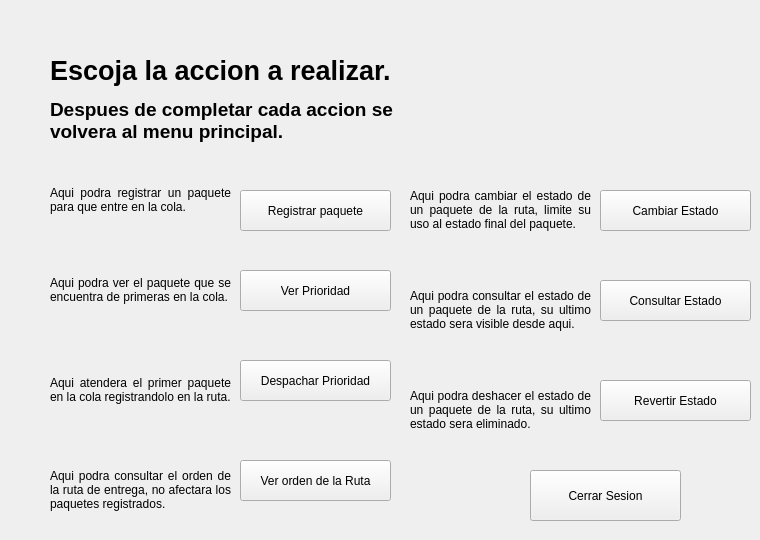
      <widget class="QWidget" name="pag1Principal">
       <widget class="QLabel" name="label_5">
        <property name="geometry">
         <rect>
          <x>50</x>
          <y>50</y>
          <width>391</width>
          <height>41</height>
         </rect>
        </property>
        <property name="text">
         <string>&lt;html&gt;&lt;head/&gt;&lt;body&gt;&lt;p&gt;&lt;span style=&quot; font-size:20pt; font-weight:700;&quot;&gt;Escoja la accion a realizar.&lt;/span&gt;&lt;/p&gt;&lt;/body&gt;&lt;/html&gt;</string>
        </property>
       </widget>
       <widget class="QLabel" name="label_6">
        <property name="geometry">
         <rect>
          <x>50</x>
          <y>90</y>
          <width>371</width>
          <height>61</height>
         </rect>
        </property>
        <property name="text">
         <string>&lt;html&gt;&lt;head/&gt;&lt;body&gt;&lt;p&gt;&lt;span style=&quot; font-size:14pt; font-weight:700;&quot;&gt;Despues de completar cada accion se volvera al menu principal.&lt;/span&gt;&lt;/p&gt;&lt;/body&gt;&lt;/html&gt;</string>
        </property>
        <property name="textFormat">
         <enum>Qt::TextFormat::RichText</enum>
        </property>
        <property name="wordWrap">
         <bool>true</bool>
        </property>
       </widget>
       <widget class="QLabel" name="label_7">
        <property name="geometry">
         <rect>
          <x>570</x>
          <y>10</y>
          <width>161</width>
          <height>151</height>
         </rect>
        </property>
        <property name="text">
         <string/>
        </property>
        <property name="pixmap">
         <pixmap resource="Recursos.qrc">:/logo.png</pixmap>
        </property>
        <property name="scaledContents">
         <bool>true</bool>
        </property>
       </widget>
       <widget class="QPushButton" name="btnRegistrar">
        <property name="geometry">
         <rect>
          <x>240</x>
          <y>190</y>
          <width>151</width>
          <height>41</height>
         </rect>
        </property>
        <property name="mouseTracking">
         <bool>false</bool>
        </property>
        <property name="text">
         <string>Registrar paquete</string>
        </property>
       </widget>
       <widget class="QLabel" name="label_8">
        <property name="geometry">
         <rect>
          <x>50</x>
          <y>170</y>
          <width>181</width>
          <height>61</height>
         </rect>
        </property>
        <property name="layoutDirection">
         <enum>Qt::LayoutDirection::LeftToRight</enum>
        </property>
        <property name="text">
         <string>&lt;html&gt;&lt;head/&gt;&lt;body&gt;&lt;p align=&quot;justify&quot;&gt;Aqui podra registrar un paquete para que entre en la cola.&lt;/p&gt;&lt;/body&gt;&lt;/html&gt;</string>
        </property>
        <property name="wordWrap">
         <bool>true</bool>
        </property>
       </widget>
       <widget class="QLabel" name="label_18">
        <property name="geometry">
         <rect>
          <x>50</x>
          <y>250</y>
          <width>181</width>
          <height>81</height>
         </rect>
        </property>
        <property name="layoutDirection">
         <enum>Qt::LayoutDirection::LeftToRight</enum>
        </property>
        <property name="text">
         <string>&lt;html&gt;&lt;head/&gt;&lt;body&gt;&lt;p align=&quot;justify&quot;&gt;Aqui podra ver el paquete que se encuentra de primeras en la cola.&lt;/p&gt;&lt;/body&gt;&lt;/html&gt;</string>
        </property>
        <property name="wordWrap">
         <bool>true</bool>
        </property>
       </widget>
       <widget class="QPushButton" name="btnVerPrioridad">
        <property name="geometry">
         <rect>
          <x>240</x>
          <y>270</y>
          <width>151</width>
          <height>41</height>
         </rect>
        </property>
        <property name="text">
         <string>Ver Prioridad</string>
        </property>
       </widget>
       <widget class="QLabel" name="label_19">
        <property name="geometry">
         <rect>
          <x>50</x>
          <y>350</y>
          <width>181</width>
          <height>81</height>
         </rect>
        </property>
        <property name="layoutDirection">
         <enum>Qt::LayoutDirection::LeftToRight</enum>
        </property>
        <property name="text">
         <string>&lt;html&gt;&lt;head/&gt;&lt;body&gt;&lt;p align=&quot;justify&quot;&gt;Aqui atendera el primer paquete en la cola registrandolo en la ruta.&lt;/p&gt;&lt;/body&gt;&lt;/html&gt;</string>
        </property>
        <property name="wordWrap">
         <bool>true</bool>
        </property>
       </widget>
       <widget class="QPushButton" name="btnDespacharPrioridad">
        <property name="geometry">
         <rect>
          <x>240</x>
          <y>360</y>
          <width>151</width>
          <height>41</height>
         </rect>
        </property>
        <property name="text">
         <string>Despachar Prioridad</string>
        </property>
       </widget>
       <widget class="QLabel" name="label_20">
        <property name="geometry">
         <rect>
          <x>50</x>
          <y>450</y>
          <width>181</width>
          <height>81</height>
         </rect>
        </property>
        <property name="layoutDirection">
         <enum>Qt::LayoutDirection::LeftToRight</enum>
        </property>
        <property name="text">
         <string>&lt;html&gt;&lt;head/&gt;&lt;body&gt;&lt;p align=&quot;justify&quot;&gt;Aqui podra consultar el orden de la ruta de entrega, no afectara los paquetes registrados.&lt;/p&gt;&lt;/body&gt;&lt;/html&gt;</string>
        </property>
        <property name="wordWrap">
         <bool>true</bool>
        </property>
       </widget>
       <widget class="QPushButton" name="btnVerOrdenRuta">
        <property name="geometry">
         <rect>
          <x>240</x>
          <y>460</y>
          <width>151</width>
          <height>41</height>
         </rect>
        </property>
        <property name="text">
         <string>Ver orden de la Ruta</string>
        </property>
       </widget>
       <widget class="QLabel" name="label_21">
        <property name="geometry">
         <rect>
          <x>410</x>
          <y>170</y>
          <width>181</width>
          <height>81</height>
         </rect>
        </property>
        <property name="layoutDirection">
         <enum>Qt::LayoutDirection::LeftToRight</enum>
        </property>
        <property name="text">
         <string>&lt;html&gt;&lt;head/&gt;&lt;body&gt;&lt;p align=&quot;justify&quot;&gt;Aqui podra cambiar el estado de un paquete de la ruta, limite su uso al estado final del paquete.&lt;/p&gt;&lt;/body&gt;&lt;/html&gt;</string>
        </property>
        <property name="wordWrap">
         <bool>true</bool>
        </property>
       </widget>
       <widget class="QPushButton" name="btnCambiarEstado">
        <property name="geometry">
         <rect>
          <x>600</x>
          <y>190</y>
          <width>151</width>
          <height>41</height>
         </rect>
        </property>
        <property name="mouseTracking">
         <bool>false</bool>
        </property>
        <property name="text">
         <string>Cambiar Estado</string>
        </property>
       </widget>
       <widget class="QPushButton" name="btnConsultarEstado">
        <property name="geometry">
         <rect>
          <x>600</x>
          <y>280</y>
          <width>151</width>
          <height>41</height>
         </rect>
        </property>
        <property name="mouseTracking">
         <bool>false</bool>
        </property>
        <property name="text">
         <string>Consultar Estado</string>
        </property>
       </widget>
       <widget class="QLabel" name="label_22">
        <property name="geometry">
         <rect>
          <x>410</x>
          <y>270</y>
          <width>181</width>
          <height>81</height>
         </rect>
        </property>
        <property name="layoutDirection">
         <enum>Qt::LayoutDirection::LeftToRight</enum>
        </property>
        <property name="text">
         <string>&lt;html&gt;&lt;head/&gt;&lt;body&gt;&lt;p align=&quot;justify&quot;&gt;Aqui podra consultar el estado de un paquete de la ruta, su ultimo estado sera visible desde aqui.&lt;/p&gt;&lt;/body&gt;&lt;/html&gt;</string>
        </property>
        <property name="wordWrap">
         <bool>true</bool>
        </property>
       </widget>
       <widget class="QLabel" name="label_23">
        <property name="geometry">
         <rect>
          <x>410</x>
          <y>370</y>
          <width>181</width>
          <height>81</height>
         </rect>
        </property>
        <property name="layoutDirection">
         <enum>Qt::LayoutDirection::LeftToRight</enum>
        </property>
        <property name="text">
         <string>&lt;html&gt;&lt;head/&gt;&lt;body&gt;&lt;p align=&quot;justify&quot;&gt;Aqui podra deshacer el estado de un paquete de la ruta, su ultimo estado sera eliminado.&lt;/p&gt;&lt;/body&gt;&lt;/html&gt;</string>
        </property>
        <property name="wordWrap">
         <bool>true</bool>
        </property>
       </widget>
       <widget class="QPushButton" name="btnRevertirEstado">
        <property name="geometry">
         <rect>
          <x>600</x>
          <y>380</y>
          <width>151</width>
          <height>41</height>
         </rect>
        </property>
        <property name="mouseTracking">
         <bool>false</bool>
        </property>
        <property name="text">
         <string>Revertir Estado</string>
        </property>
       </widget>
       <widget class="QPushButton" name="btnCerrarSesion">
        <property name="geometry">
         <rect>
          <x>530</x>
          <y>470</y>
          <width>151</width>
          <height>51</height>
         </rect>
        </property>
        <property name="mouseTracking">
         <bool>false</bool>
        </property>
        <property name="text">
         <string>Cerrar Sesion</string>
        </property>
       </widget>
      </widget>
